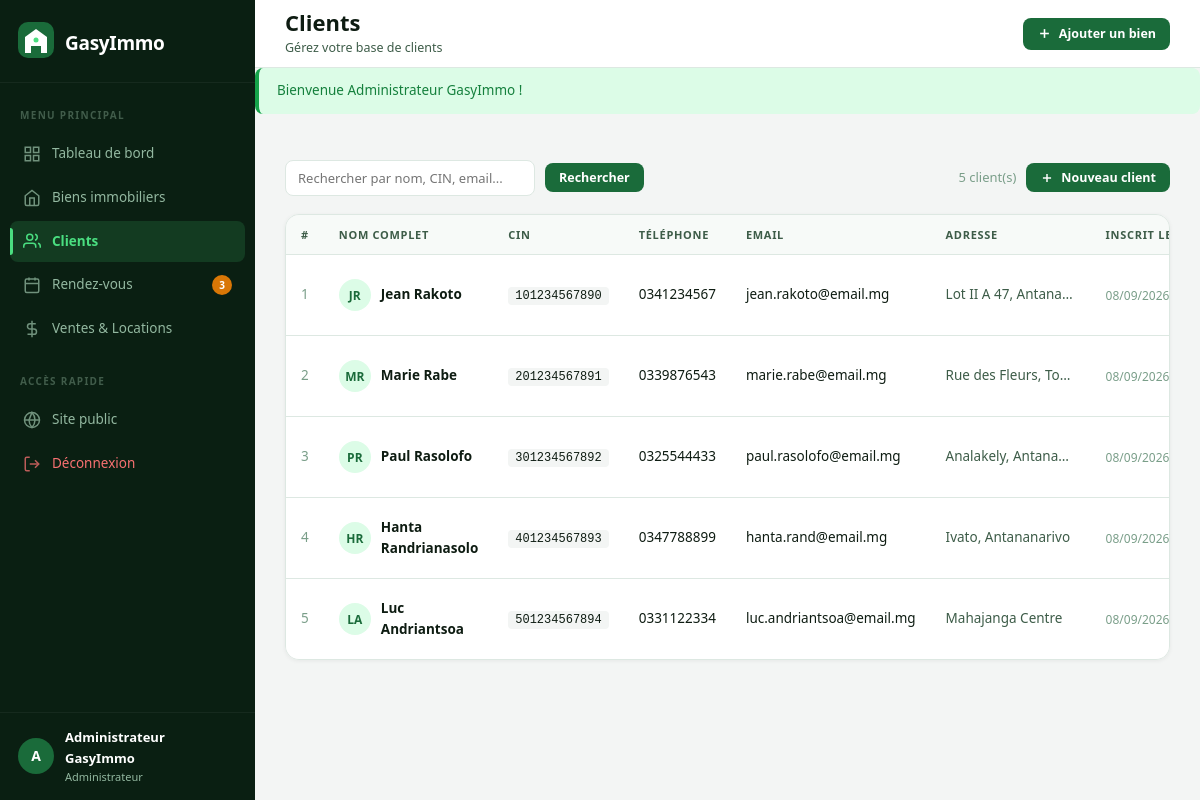
Screenshot of /admin/clients.php (signed in) with the database file from the repository.
### tables this page shows
CREATE TABLE IF NOT EXISTS clients (
    id         INT AUTO_INCREMENT PRIMARY KEY,
    nom        VARCHAR(100) NOT NULL,
    prenom     VARCHAR(100) NOT NULL,
    cin        CHAR(12)     NOT NULL UNIQUE COMMENT 'CIN : exactement 12 chiffres',
    telephone  CHAR(10)     NOT NULL        COMMENT 'Téléphone : exactement 10 chiffres',
    email      VARCHAR(150),
    adresse    TEXT,
    cree_le    DATETIME DEFAULT CURRENT_TIMESTAMP
);

### admin/clients.php (the view, shortened to what this page needs)
<?php
require_once __DIR__ . '/../config/fonctions.php';
$bdd     = obtenirBDD();
$recherche = $_GET['q'] ?? '';
$params    = [];
$sql       = "SELECT * FROM clients";
$sql .= " ORDER BY cree_le DESC";
$stmt    = $bdd->prepare($sql);
$stmt->execute($params);
$clients = $stmt->fetchAll();
require_once __DIR__ . '/../includes/entete_admin.php';
?>
<div class="barre-outils">
    <form method="GET" class="barre-outils-gauche">
        <input type="text" name="q" id="recherche-rapide"
               placeholder="Rechercher par nom, CIN, email..."
               value="<?= esc($recherche) ?>" style="min-width:250px;">
        <button type="submit" class="btn btn-primaire btn-sm">Rechercher</button>
    </form>
    <div class="barre-outils-droite">
        <span style="color:#7a9e89;font-size:13px;"><?= count($clients) ?> client(s)</span>
        <button class="btn btn-primaire btn-sm" data-modal-ouvrir="modal-ajouter-client">
            <svg viewBox="0 0 24 24" fill="none" stroke="currentColor" stroke-width="2.5" width="14" height="14">
                <line x1="12" y1="5" x2="12" y2="19"/><line x1="5" y1="12" x2="19" y2="12"/>
            </svg>
            Nouveau client
        </button>
    </div>
</div>
<div class="enveloppe-table">
    <table id="table-principale">
        <thead>
            <tr>
                <th>#</th>
                <th>Nom complet</th>
                <th>CIN</th>
                <th>Téléphone</th>
                <th>Email</th>
                <th>Adresse</th>
                <th>Inscrit le</th>
            </tr>
        </thead>
        <tbody>
            <?php if (empty($clients)): ?>
            <tr><td colspan="8">
                <div class="etat-vide">
                    <svg viewBox="0 0 24 24" fill="none" stroke="currentColor" stroke-width="1.5" width="50" height="50">
                        <path d="M17 21v-2a4 4 0 0 0-4-4H5a4 4 0 0 0-4 4v2"/>
                        <circle cx="9" cy="7" r="4"/>
                    </svg>
                    <h3>Aucun client trouvé</h3>
                    <p>Ajoutez un client ou modifiez la recherche.</p>
                </div>
            </td></tr>
            <?php else: ?>
            <?php foreach ($clients as $c): ?>
            <tr>
                <td style="color:#7a9e89;"><?= $c['id'] ?></td>
                <td>
                    <div style="display:flex;align-items:center;gap:10px;">
                        <div style="width:32px;height:32px;border-radius:50%;background:var(--vert-100,#dcfce7);display:flex;align-items:center;justify-content:center;font-weight:700;color:#1a6b3a;font-size:12px;flex-shrink:0;">
                            <?= strtoupper(mb_substr($c['prenom'],0,1)) . strtoupper(mb_substr($c['nom'],0,1)) ?>
                        </div>
                        <div>
                            <div style="font-weight:600;"><?= esc($c['prenom']) ?> <?= esc($c['nom']) ?></div>
                        </div>
                    </div>
                </td>
                <td>
                    <code style="background:#f3f5f4;padding:2px 7px;border-radius:4px;font-size:12px;">
                        <?= esc($c['cin']) ?>
                    </code>
                </td>
                <td><?= esc($c['telephone'] ?: '—') ?></td>
                <td><?= esc($c['email'] ?: '—') ?></td>
                <td style="max-width:160px;overflow:hidden;text-overflow:ellipsis;white-space:nowrap;color:#3d5c48;">
                    <?= esc($c['adresse'] ?: '—') ?>
                </td>
                <td style="color:#7a9e89;font-size:12px;">
                    <?= date('d/m/Y', strtotime($c['cree_le'])) ?>
                </td>
            </tr>
            <?php endforeach; ?>
            <?php endif; ?>
        </tbody>
    </table>
</div>
<?php require_once __DIR__ . '/../includes/pied_admin.php'; ?>

### assets/css/admin.css (style rules this page uses)
:root { --vert-900 : #0a2116; --vert-800 : #0f2d1a; --vert-700 : #1a4a2a; --vert-600 : #1a6b3a; --vert-500 : #2d9a55; --vert-400 : #3db568; --vert-300 : #4ade80; --vert-100 : #dcfce7; --vert-050 : #f0fdf4; --sidebar-bg : #0a1f12; --sidebar-largeur : 255px; --sidebar-texte : #93b8a0; --sidebar-hover : rgba(74,222,128,0.08); --sidebar-actif : rgba(74,222,128,0.14); --fond-app : #f3f5f4; --fond-carte: #ffffff; --texte-1 : #0e1c12; --texte-2 : #3d5c48; --texte-muet : #7a9e89; --bordure : #dde8e2; --rayon-sm : 8px; --rayon-md : 14px; --rayon-lg : 20px; --ombre-sm : 0 1px 4px rgba(0,0,0,.06); --ombre-md : 0 4px 16px rgba(0,0,0,.08); --ombre-lg : 0 8px 32px rgba(0,0,0,.12); --topbar-h : 68px; --couleur-succes : #16a34a; --couleur-avert : #d97706; --couleur-danger : #dc2626; --couleur-info : #0891b2; font-family: 'Segoe UI', 'Helvetica Neue', Arial, sans-serif; }
*, *::before, *::after { box-sizing: border-box; margin: 0; padding: 0; }
html, body { height: 100%; background: var(--fond-app); color: var(--texte-1); font-size: 14px; line-height: 1.6; }
input, select, textarea, button { font-family: inherit; font-size: 14px; }
.btn { display: inline-flex; align-items: center; gap: 7px; padding: 9px 20px; border-radius: var(--rayon-sm); font-weight: 600; font-size: 13.5px; cursor: pointer; border: none; transition: all .18s; white-space: nowrap; text-decoration: none; }
.btn-primaire { background: var(--vert-600); color: #fff; }
.btn-sm { padding: 6px 14px; font-size: 12.5px; }
.enveloppe-table { overflow-x: auto; border-radius: var(--rayon-md); border: 1px solid var(--bordure); box-shadow: var(--ombre-sm); }
table { width: 100%; border-collapse: collapse; background: var(--fond-carte); }
thead tr { background: #f7faf8; border-bottom: 1.5px solid var(--bordure); }
th { padding: 11px 15px; text-align: left; font-size: 11px; font-weight: 700; text-transform: uppercase; letter-spacing: .7px; color: var(--texte-2); white-space: nowrap; }
td { padding: 12px 15px; border-bottom: 1px solid var(--bordure); vertical-align: middle; color: var(--texte-1); font-size: 13.5px; }
tr:last-child td { border-bottom: none; }
.barre-outils { display: flex; align-items: center; justify-content: space-between; gap: 12px; margin-bottom: 18px; flex-wrap: wrap; }
.barre-outils-gauche { display: flex; align-items: center; gap: 10px; flex: 1; flex-wrap: wrap; }
.barre-outils-droite { display: flex; align-items: center; gap: 10px; }
.barre-outils select, .barre-outils input[type="text"] { width: auto; min-width: 140px; padding: 8px 12px; font-size: 13px; }
input[type="text"], input[type="email"], input[type="password"], input[type="number"], input[type="date"], input[type="time"], input[type="tel"], select, textarea { width: 100%; padding: 10px 13px; border: 1.5px solid var(--bordure); border-radius: var(--rayon-sm); background: #fff; color: var(--texte-1); font-size: 14px; transition: border-color .15s, box-shadow .15s; outline: none; }

### rows the page displays
clients: id "1", prenom "J", nom "R", prenom "Jean", nom "Rakoto", cin "101234567890", telephone "0341234567", email "jean.rakoto@email.mg", adresse "Lot II A 47, Antana…", cree_le "08/09/2026"
clients: id "2", prenom "M", nom "R", prenom "Marie", nom "Rabe", cin "201234567891", telephone "0339876543", email "marie.rabe@email.mg", adresse "Rue des Fleurs, To…", cree_le "08/09/2026"
clients: id "3", prenom "P", nom "R", prenom "Paul", nom "Rasolofo", cin "301234567892", telephone "0325544433", email "paul.rasolofo@email.mg", adresse "Analakely, Antana…", cree_le "08/09/2026"
clients: id "4", prenom "H", nom "R", prenom "Hanta", nom "Randrianasolo", cin "401234567893", telephone "0347788899", email "hanta.rand@email.mg", adresse "Ivato, Antananarivo", cree_le "08/09/2026"
clients: id "5", prenom "L", nom "A", prenom "Luc", nom "Andriantsoa", cin "501234567894", telephone "0331122334", email "luc.andriantsoa@email.mg", adresse "Mahajanga Centre", cree_le "08/09/2026"

### other values shown
$nbAttente "3"
mb_substr($_SESSION['admin_nom'] ?? 'A', 0, 1) "A"
$_SESSION['admin_nom'] "Administrateur GasyImmo"
$titrePage "Clients"
$sousTitrePage "Gérez votre base de clients"
$f['message'] "Bienvenue Administrateur GasyImmo !"
count($clients) "5"
